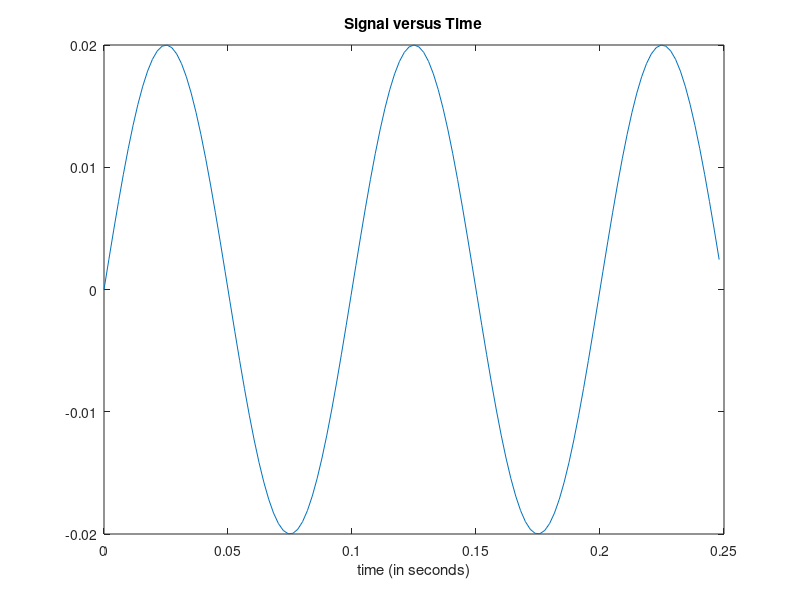

The MATLAB source for this figure:
load('Data');
Fs = 512;                   % samples per second
   dt = 1/Fs;                   % seconds per sample
   StopTime = 0.25;             % seconds
   t = (0:dt:StopTime-dt)';     % seconds
   %%Sine wave:
   Fc = 10;                     % hertz
   x = 0.02*sin(2*pi*Fc*t);
   x = x';
   save('Data','x');
   % Plot the signal versus time:
   figure;
   plot(t,x);
   xlabel('time (in seconds)');
   title('Signal versus Time');